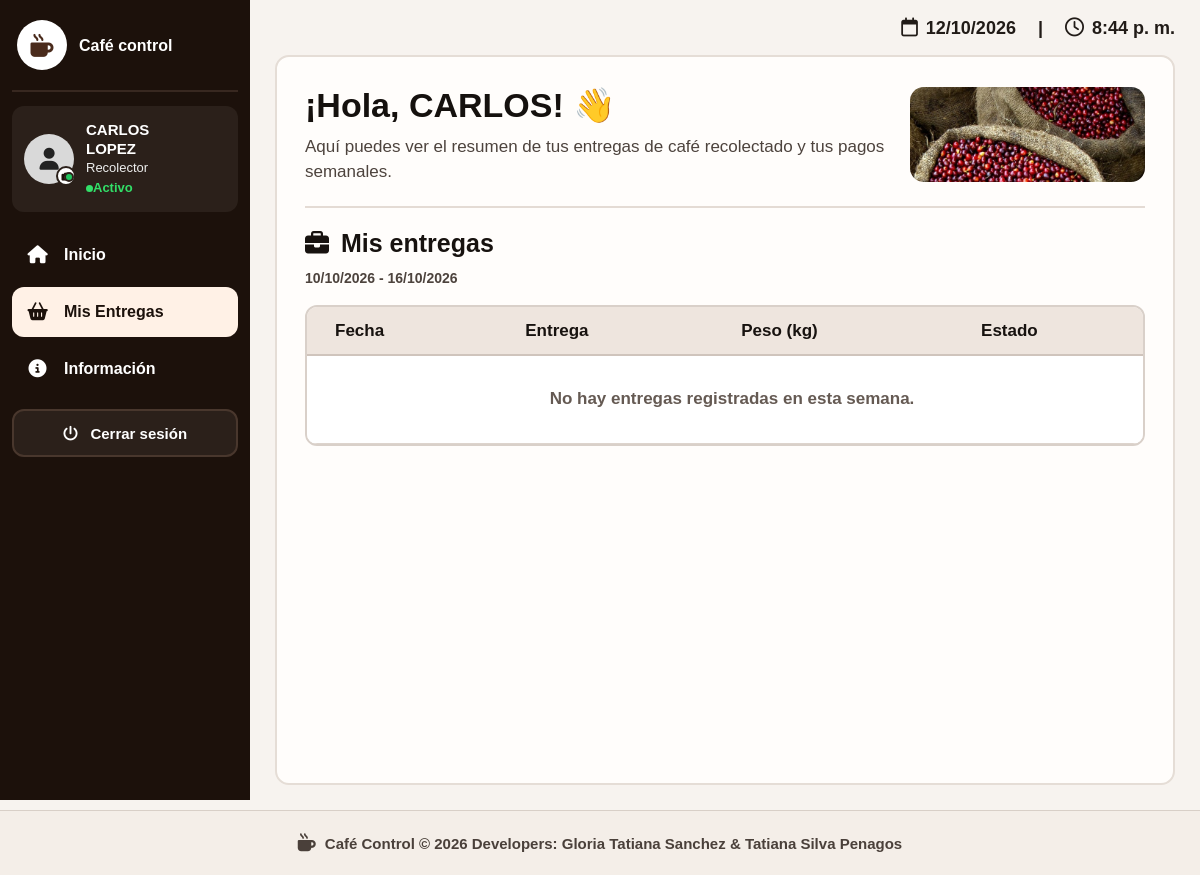
The app's page /entregas_r.php (signed in) with its own data.
### tables this page shows
CREATE TABLE `usuarios` (
  `id_usuario` int(11) NOT NULL,
  `documento` varchar(20) NOT NULL,
  `nombres` varchar(100) NOT NULL,
  `apellidos` varchar(100) NOT NULL,
  `telefono` varchar(15) DEFAULT NULL,
  `correo` varchar(150) DEFAULT NULL,
  `usuario` varchar(50) NOT NULL,
  `contrasena` varchar(255) NOT NULL,
  `rol` enum('caficultor','mayordomo','recolector') NOT NULL,
  `estado` enum('activo','inactivo') DEFAULT 'activo',
  `fecha_registro` timestamp NOT NULL DEFAULT current_timestamp(),
  `foto_perfil` varchar(255) DEFAULT NULL
);

### entregas_r.php (the view, shortened to what this page needs)
<?php
require_once __DIR__ . '/assets/inc/conexion.php';
$id_usuario = (int) $_SESSION['id_usuario'];
function e(string $value): string {
    return htmlspecialchars($value, ENT_QUOTES, 'UTF-8');
}
function inicio_semana_sabado(DateTimeImmutable $fecha): DateTimeImmutable {
    $dias_desde_sabado = ((int)$fecha->format('w') + 1) % 7;
    return $fecha->modify("-{$dias_desde_sabado} days");
}
$con->query(
    "CREATE TABLE IF NOT EXISTS perfiles_usuario (
        id_usuario INT NOT NULL PRIMARY KEY,
        foto_perfil VARCHAR(255) NULL,
        fecha_actualizacion TIMESTAMP NOT NULL DEFAULT CURRENT_TIMESTAMP
            ON UPDATE CURRENT_TIMESTAMP
    ) ENGINE=InnoDB DEFAULT CHARSET=utf8mb4 COLLATE=utf8mb4_unicode_ci"
);
$nombre_usuario = 'Usuario';
$apellido_usuario = '';
$rol_usuario = 'recolector';
$estado_usuario = 'activo';
$stmt = $con->prepare(
    "SELECT nombres, apellidos, rol, estado
     FROM usuarios
     WHERE id_usuario = ?
     LIMIT 1"
);
$stmt->bind_param('i', $id_usuario);
$stmt->execute();
$res = $stmt->get_result();
if ($fila = $res->fetch_assoc()) {
    $nombre_usuario = trim((string)$fila['nombres']);
    $apellido_usuario = trim((string)$fila['apellidos']);
    $rol_usuario = (string)$fila['rol'];
    $estado_usuario = (string)$fila['estado'];
} else {
    session_destroy();
    header('Location: index.php');
    exit;
}
$nombre_completo = trim($nombre_usuario . ' ' . $apellido_usuario);
$roles_mostrados = [
    'caficultor' => 'Caficultor',
    'mayordomo' => 'Mayordomo',
    'recolector' => 'Recolector'
];
$rol_mostrado = $roles_mostrados[$rol_usuario] ?? ucfirst($rol_usuario);
$es_activo = ($estado_usuario === 'activo');
$texto_estado = $es_activo ? 'Activo' : 'Inactivo';
$foto_perfil = '';
$foto_url = ($foto_perfil !== '') ? $foto_perfil : '';
$hoy = new DateTimeImmutable('today', new DateTimeZone('America/Bogota'));
$inicio_semana_actual = inicio_semana_sabado($hoy);
$inicio_semana = $inicio_semana_actual;
$fin_semana = $inicio_semana->modify('+6 days');
$entregas = [];
$ahora = new DateTimeImmutable('now', new DateTimeZone('America/Bogota'));
$rango_semana = $inicio_semana->format('d/m/Y') . ' - ' . $fin_semana->format('d/m/Y');
?>
<!DOCTYPE html>
<html lang="es">
<head>
    <link
        href="https://cdn.jsdelivr.net/npm/bootstrap@5.3.3/dist/css/bootstrap.min.css"
        rel="stylesheet">
    <link
        href="https://cdnjs.cloudflare.com/ajax/libs/font-awesome/6.5.2/css/all.min.css"
        rel="stylesheet">
</head>
<body>
    <aside class="sidebar" id="sidebar">
        <div class="logo-area">
            <div class="logo">
                <i class="fa-solid fa-mug-hot"></i>
            </div>
            <div class="logo-text">
                <h5>
                   Café control
                </h5>
            </div>
        </div>
        <button type="button" class="user-box profile-trigger" id="profileTrigger" aria-label="Editar perfil">
            <div class="user-photo-wrap">
                <?php if ($foto_url !== ''): ?>
                    <img class="user-photo" src="<?php echo e($foto_url); ?>?v=<?php echo rawurlencode((string)filemtime(__DIR__ . '/' . ltrim($foto_url, '/'))); ?>" alt="Foto de <?php echo e($nombre_completo); ?>">
                <?php else: ?>
                    <div class="user-photo"><i class="fa-solid fa-user"></i></div>
                <?php endif; ?>
                <span class="profile-camera"><i class="fa-solid fa-camera"></i></span>
                <span class="status-dot <?php echo $es_activo ? 'dot-active' : 'dot-inactive'; ?>"></span>
            </div>
            <div class="user-info">
                <h6><?php echo e($nombre_usuario); ?><br><?php echo e($apellido_usuario); ?></h6>
                <small><?php echo e($rol_mostrado); ?></small>
                <small class="<?php echo $es_activo ? 'activo' : 'inactivo'; ?>">
                    <span class="status-mini-dot"></span><?php echo e($texto_estado); ?>
                </small>
            </div>
        </button>
        <nav class="menu">
            <a href="panel_r.php">
                <i class="fa-solid fa-house"></i>
                <span>Inicio</span>
            </a>
            <a href="entregas_r.php" class="active">
                <i class="fa-solid fa-basket-shopping"></i>
                <span>Mis Entregas</span>
            </a>
            <a href="informacion_r.php">
                <i class="fa-solid fa-circle-info"></i>
                <span>Información</span>
            </a>
        </nav>
        <div class="logout">
           <a href="cerrar.php">
             <button type="button">
                <i class="fa-solid fa-power-off"></i>
                &nbsp; Cerrar sesión
            </button>
           </a>
        </div>
    </aside>
    <main class="main">
        <header class="topbar">
            <div class="date-time">
                <span>
                    <i class="fa-regular fa-calendar"></i>
                    <span id="fechaActual"><?php echo e($ahora->format("d/m/Y")); ?></span>
                </span>
                <span>|</span>
                <span>
                    <i class="fa-regular fa-clock"></i>
                    <span id="horaActual"><?php echo e($ahora->format('g:i a')); ?></span>
                </span>
            </div>
        </header>
        <section class="content">
            <div class="welcome">
                <div>
                    <h1>
                        ¡Hola, <?php echo e($nombre_usuario); ?>! 👋
                    </h1>
                    <p>
                        Aquí puedes ver el resumen de tus entregas
                        de café recolectado y tus pagos semanales.
                    </p>
                </div>
                <div class="coffee-top"></div>
            </div>
            <div class="delivery-title">
                <i class="fa-solid fa-briefcase"></i>
                <h2>
                    Mis entregas
                </h2>
            </div>
            <div class="selected-week-label">
                <?php echo e($rango_semana); ?>
            </div>
            <div class="table-container">
                <table class="delivery-table">
                    <thead>
                        <tr>
                            <th>Fecha</th>
                            <th>Entrega</th>
                            <th>Peso (kg)</th>
                            <th>Estado</th>
                        </tr>
                    </thead>
                    <tbody>
                        <?php if (empty($entregas)): ?>
                            <tr>
                                <td colspan="4" class="empty-row">
                                    No hay entregas registradas en esta semana.
                                </td>
                            </tr>
                        <?php endif; ?>
                    </tbody>
                </table>
            </div>
        </section>
    </main>
        <footer class="app-footer">
            <div class="footer-inner">
                <i class="fa-solid fa-mug-hot"></i>
                <span><strong>Café Control</strong> © 2026 Developers: Gloria Tatiana Sanchez &amp; Tatiana Silva Penagos</span>
            </div>
        </footer>
</body>
</html>

### records on screen
usuarios: nombres "CARLOS", apellidos "LOPEZ", rol "Recolector", estado "Activo"

### other values on screen
$rango_semana "10/10/2026 - 16/10/2026"
